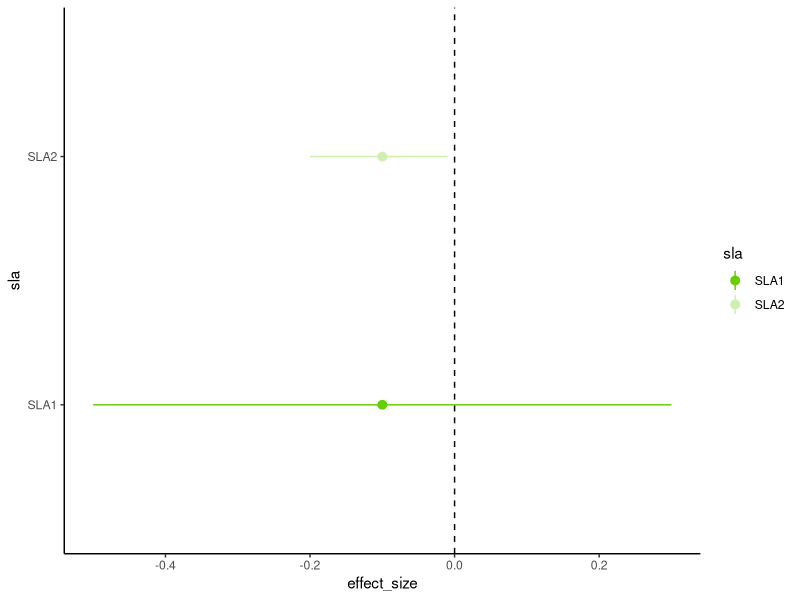
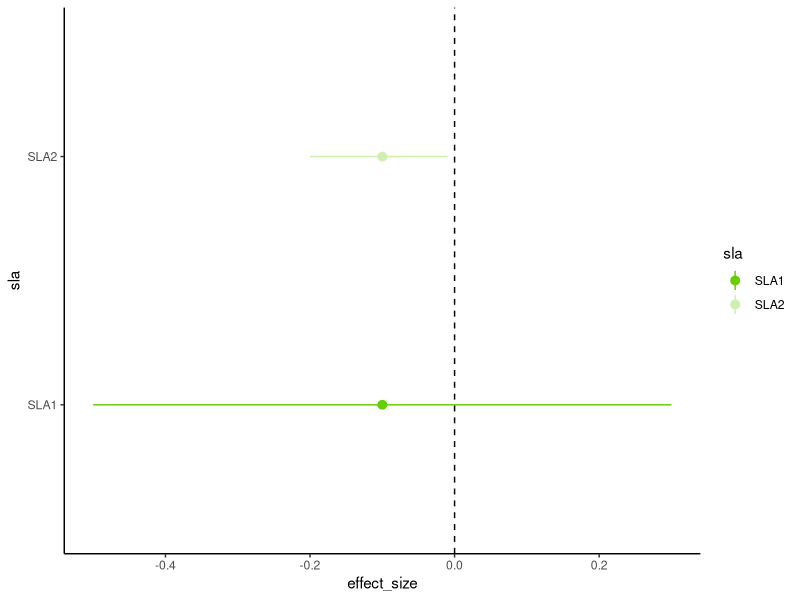

Reproduce these figures in R, in order.
    library(ggplot2)

    dat <- data.frame(effect_size = c(-0.1, -0.1),
                      lcl = c(-0.5, -0.2),
                      ucl = c(0.3, -0.01),
                      sla = c("SLA1", "SLA2"))

    ggplot(dat) +
      theme_classic() +
      aes(x = sla, y = effect_size, ymin = lcl, ymax = ucl, color = sla) +
      geom_pointrange() +
      geom_hline(yintercept = 0, linetype = 2) +
      scale_color_manual(values = c("SLA1" = "#66CD00",
                                    "SLA2" = "#cfefb0")) +
      coord_flip()

    packageVersion("ggplot2")
    # [1] ‘2.2.1.9000’

ggsave(filename = "so.png", width = 3, height = 2)


